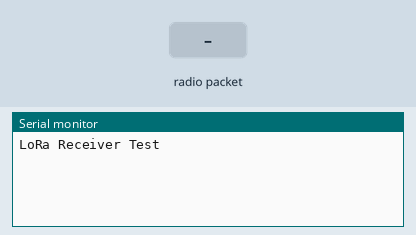
A sketch run on a simulated Arduino Uno, built with avr-gcc and run on an emulated ATmega328P. Parts: the last lines printed to the serial monitor. The test bench sets the inputs (shaded band). No radio packets arrive unless stated.

Above: at 1.2 s.
1.3 s: radio packet "1" arrives
At 2.2 s:
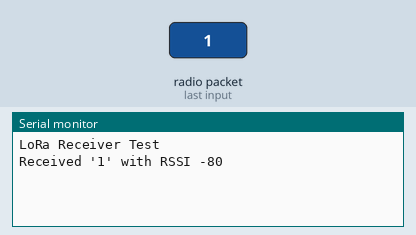
2.8 s: radio packet "0" arrives
At 3.3 s:
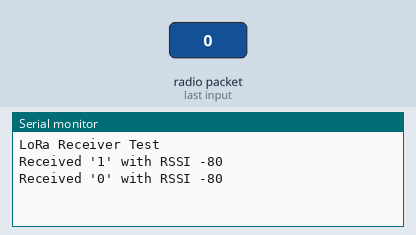
4.3 s: radio packet "2" arrives
At 5.7 s:
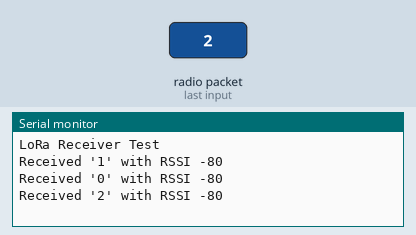

Measured:
- after the input at 1.3 s, the serial monitor: prints a new line at once (image 1)
- after the input at 2.8 s, the serial monitor: prints a new line at once (image 2)
- after the input at 4.3 s, the serial monitor: prints a new line at once (image 3)

The sketch:

LORAarduinoRec.ino
```cpp
/*
  Joe Laporte - RObot Tank
  LoRa Demo 1 Receiver
  lora-demo1-receive.ino
  Receives and displays contents of test packet
  Requires LoRa Library by Sandeep Mistry - https://github.com/sandeepmistry/arduino-LoRa

  Credits to  https://dronebotworkshop.com
*/

// Include required libraries
#include <SPI.h>
#include <LoRa.h>

// Define the pins used by the LoRa module
const int csPin = 4;     // LoRa radio chip select
const int resetPin = 2;  // LoRa radio reset
const int irqPin = 3;    // Must be a hardware interrupt pin

// byte localAddress = 0x01;    // Address of this device (Controller = 0x01)
// byte senderAddress = 0xAA;


void setup() {
  Serial.begin(9600);
  while (!Serial)
    ;

  // Setup LoRa module
  LoRa.setPins(csPin, resetPin, irqPin);

  Serial.println("LoRa Receiver Test");

  // Start LoRa module at local frequency
  // 915E6 for North America

  if (!LoRa.begin(915E6)) {
    Serial.println("Starting LoRa failed!");
    while (1)
      ;
  }
}

void loop() {

  // Try to parse packet
  int packetSize = LoRa.parsePacket();
  if (packetSize) {
    // Received a packet
    Serial.print("Received '");

    // Read packet
    while (LoRa.available()) {
      Serial.print((char)LoRa.read());
    }

    // Print RSSI of packet
    Serial.print("' with RSSI ");
    Serial.println(LoRa.packetRssi());
  }
}
```
